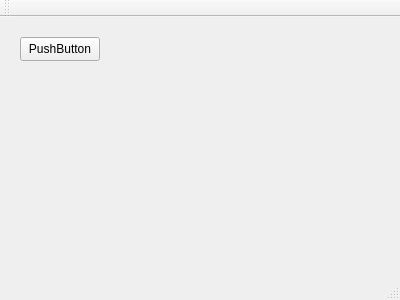
<?xml version="1.0" encoding="UTF-8"?>
<ui version="4.0">
 <class>MainWindow</class>
 <widget class="QMainWindow" name="MainWindow">
  <property name="geometry">
   <rect>
    <x>0</x>
    <y>0</y>
    <width>400</width>
    <height>300</height>
   </rect>
  </property>
  <property name="windowTitle">
   <string>MainWindow</string>
  </property>
  <widget class="QWidget" name="centralWidget">
   <widget class="QPushButton" name="pushButton">
    <property name="geometry">
     <rect>
      <x>20</x>
      <y>20</y>
      <width>80</width>
      <height>24</height>
     </rect>
    </property>
    <property name="text">
     <string>PushButton</string>
    </property>
   </widget>
  </widget>
  <widget class="QMenuBar" name="menuBar">
   <property name="geometry">
    <rect>
     <x>0</x>
     <y>0</y>
     <width>400</width>
     <height>22</height>
    </rect>
   </property>
  </widget>
  <widget class="QToolBar" name="mainToolBar">
   <attribute name="toolBarArea">
    <enum>TopToolBarArea</enum>
   </attribute>
   <attribute name="toolBarBreak">
    <bool>false</bool>
   </attribute>
  </widget>
  <widget class="QStatusBar" name="statusBar"/>
 </widget>
 <layoutdefault spacing="6" margin="11"/>
 <resources/>
 <connections/>
</ui>
